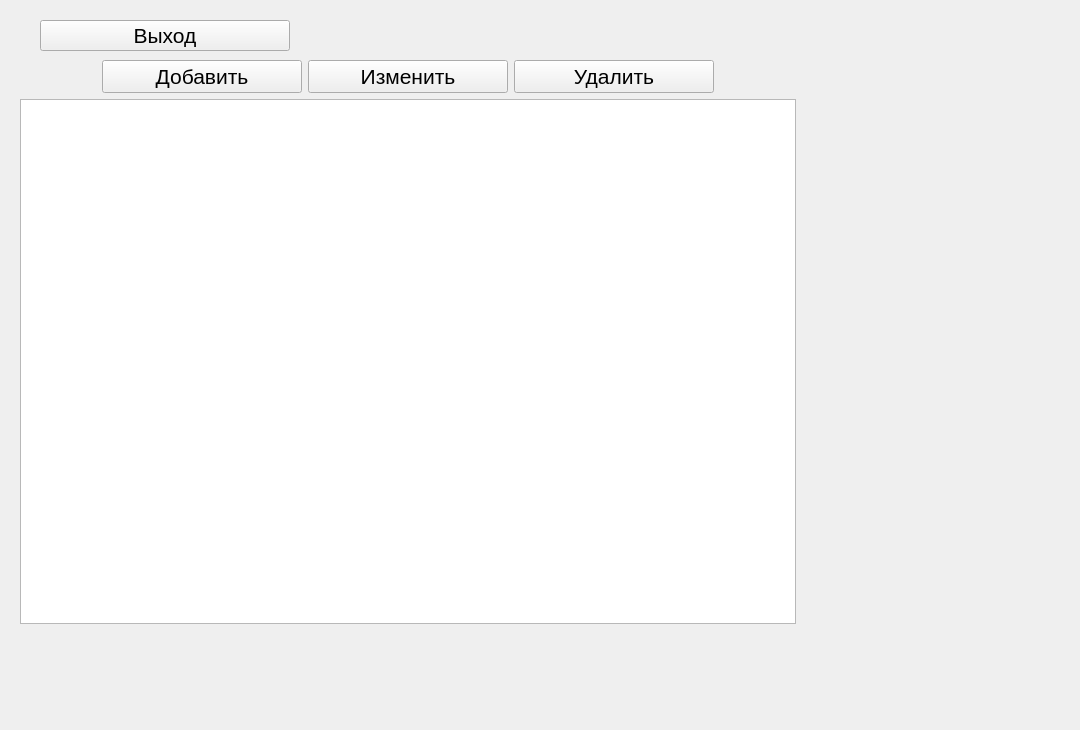
          <widget class="QWidget" name="page_App">
           <widget class="QPushButton" name="Log_out">
            <property name="enabled">
             <bool>true</bool>
            </property>
            <property name="geometry">
             <rect>
              <x>40</x>
              <y>20</y>
              <width>250</width>
              <height>31</height>
             </rect>
            </property>
            <property name="minimumSize">
             <size>
              <width>250</width>
              <height>0</height>
             </size>
            </property>
            <property name="font">
             <font>
              <family>Arial</family>
              <pointsize>16</pointsize>
             </font>
            </property>
            <property name="text">
             <string>Выход</string>
            </property>
           </widget>
           <widget class="QWidget" name="widget_debug" native="true">
            <property name="geometry">
             <rect>
              <x>20</x>
              <y>60</y>
              <width>1051</width>
              <height>661</height>
             </rect>
            </property>
            <widget class="QWidget" name="layoutWidget_8">
             <property name="geometry">
              <rect>
               <x>0</x>
               <y>0</y>
               <width>776</width>
               <height>564</height>
              </rect>
             </property>
             <layout class="QVBoxLayout" name="table_settings_11">
              <item>
               <layout class="QHBoxLayout" name="horizontalLayout_20">
                <item>
                 <spacer name="horizontalSpacer_27">
                  <property name="orientation">
                   <enum>Qt::Orientation::Horizontal</enum>
                  </property>
                  <property name="sizeType">
                   <enum>QSizePolicy::Policy::Expanding</enum>
                  </property>
                  <property name="sizeHint" stdset="0">
                   <size>
                    <width>25</width>
                    <height>20</height>
                   </size>
                  </property>
                 </spacer>
                </item>
                <item>
                 <widget class="QPushButton" name="settings_add_11">
                  <property name="minimumSize">
                   <size>
                    <width>200</width>
                    <height>0</height>
                   </size>
                  </property>
                  <property name="font">
                   <font>
                    <family>Arial</family>
                    <pointsize>16</pointsize>
                   </font>
                  </property>
                  <property name="text">
                   <string>Добавить</string>
                  </property>
                 </widget>
                </item>
                <item>
                 <widget class="QPushButton" name="settings_update_11">
                  <property name="minimumSize">
                   <size>
                    <width>200</width>
                    <height>0</height>
                   </size>
                  </property>
                  <property name="font">
                   <font>
                    <family>Arial</family>
                    <pointsize>16</pointsize>
                   </font>
                  </property>
                  <property name="text">
                   <string>Изменить</string>
                  </property>
                 </widget>
                </item>
                <item>
                 <widget class="QPushButton" name="settings_delete_11">
                  <property name="minimumSize">
                   <size>
                    <width>200</width>
                    <height>0</height>
                   </size>
                  </property>
                  <property name="font">
                   <font>
                    <family>Arial</family>
                    <pointsize>16</pointsize>
                   </font>
                  </property>
                  <property name="text">
                   <string>Удалить</string>
                  </property>
                 </widget>
                </item>
                <item>
                 <spacer name="horizontalSpacer_28">
                  <property name="orientation">
                   <enum>Qt::Orientation::Horizontal</enum>
                  </property>
                  <property name="sizeType">
                   <enum>QSizePolicy::Policy::Expanding</enum>
                  </property>
                  <property name="sizeHint" stdset="0">
                   <size>
                    <width>25</width>
                    <height>20</height>
                   </size>
                  </property>
                 </spacer>
                </item>
               </layout>
              </item>
              <item>
               <widget class="QTableWidget" name="settings_table_11">
                <property name="font">
                 <font>
                  <family>Arial</family>
                  <pointsize>16</pointsize>
                 </font>
                </property>
                <property name="editTriggers">
                 <set>QAbstractItemView::EditTrigger::NoEditTriggers</set>
                </property>
                <property name="selectionMode">
                 <enum>QAbstractItemView::SelectionMode::SingleSelection</enum>
                </property>
                <property name="selectionBehavior">
                 <enum>QAbstractItemView::SelectionBehavior::SelectRows</enum>
                </property>
                <property name="textElideMode">
                 <enum>Qt::TextElideMode::ElideNone</enum>
                </property>
                <attribute name="horizontalHeaderVisible">
                 <bool>true</bool>
                </attribute>
                <attribute name="horizontalHeaderMinimumSectionSize">
                 <number>60</number>
                </attribute>
                <attribute name="horizontalHeaderDefaultSectionSize">
                 <number>200</number>
                </attribute>
                <attribute name="verticalHeaderVisible">
                 <bool>false</bool>
                </attribute>
               </widget>
              </item>
             </layout>
            </widget>
           </widget>
          </widget>
